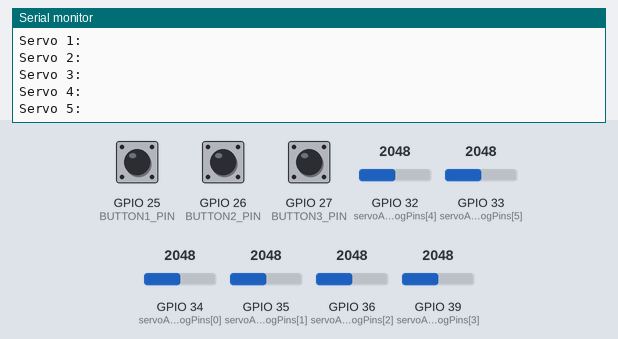
The sketch below on a simulated ESP32. Parts: the last lines printed to the serial monitor. The test bench sets the inputs (shaded band); at power-on: GPIO 25 (BUTTON1_PIN) HIGH, GPIO 26 (BUTTON2_PIN) HIGH, GPIO 27 (BUTTON3_PIN) HIGH, GPIO 32 (servoAnalogPins[4]) = 2048, GPIO 33 (servoAnalogPins[5]) = 2048, GPIO 34 (servoAnalogPins[0]) = 2048, GPIO 35 (servoAnalogPins[1]) = 2048, GPIO 36 (servoAnalogPins[2]) = 2048, GPIO 39 (servoAnalogPins[3]) = 2048.

Above: at 3.8 s.
3.9 s: GPIO 25 (BUTTON1_PIN) pulled LOW for 3 s
At 6.6 s:
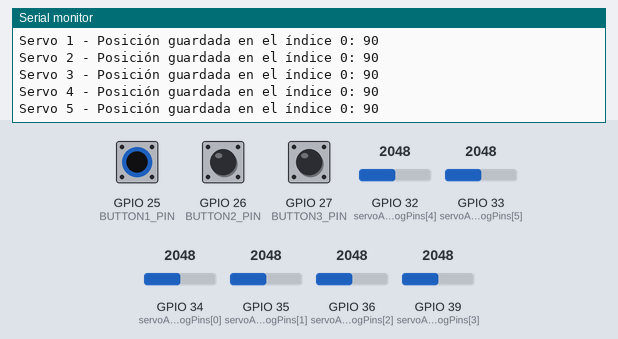
8.4 s: GPIO 26 (BUTTON2_PIN) pulled LOW for 3 s
At 11.2 s:
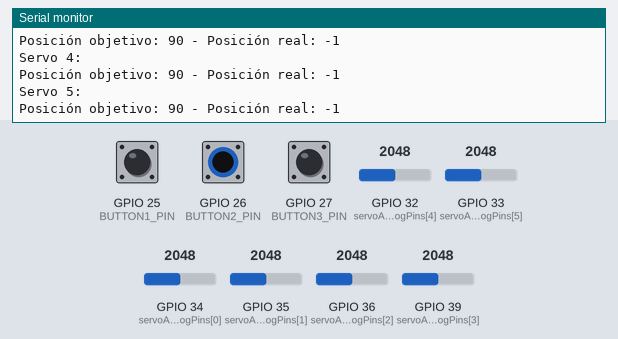
12.9 s: GPIO 27 (BUTTON3_PIN) pulled LOW for 3 s
At 14.7 s:
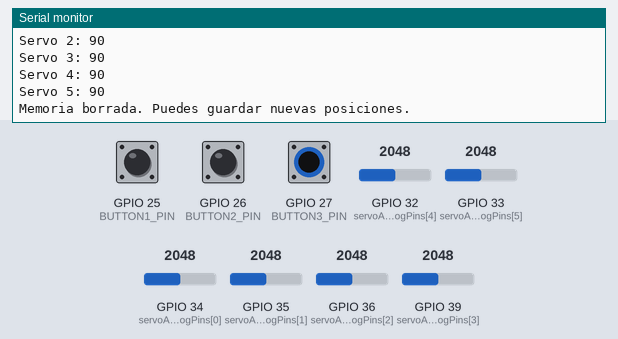
17.4 s: GPIO 32 (servoAnalogPins[4]) set to 2866
At 20.9 s:
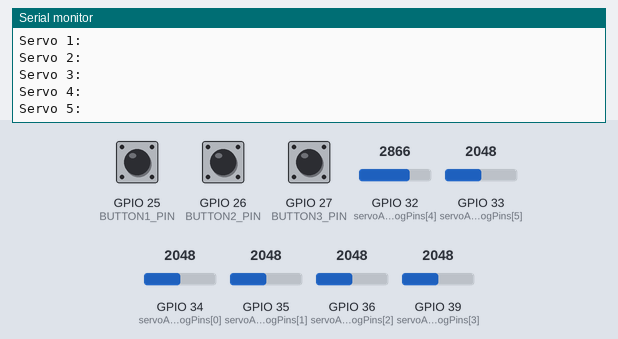
21.3 s: GPIO 33 (servoAnalogPins[5]) set to 2866
25.2 s: GPIO 34 (servoAnalogPins[0]) set to 2866
Timing chart, 0 to 28.2 s (numbered marks = the images above; inputs shaded):
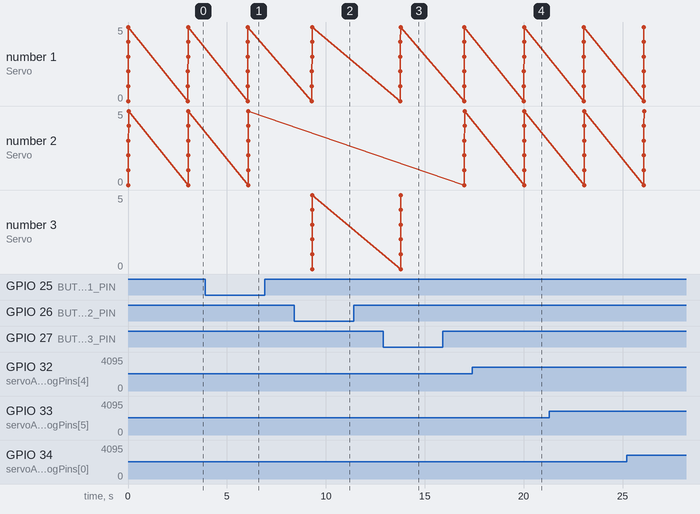

Measured:
- after the input at 3.9 s, the serial monitor: prints a new line after 2.4 s (image 1)
- after the input at 8.4 s, the serial monitor: prints a new line after 1.1 s (image 2)
- after the input at 12.9 s, the serial monitor: prints a new line after 1.1 s (image 3)
- after the input at 17.4 s, the serial monitor: prints a new line after 2.6 s (image 4)

The sketch:

settear_posiciones.ino
```cpp
#include <Wire.h>
#include <Adafruit_PWMServoDriver.h>

// Configuración del PCA9685
Adafruit_PWMServoDriver pwm = Adafruit_PWMServoDriver();
#define SERVO_MIN 102 // Valor PWM para 0 grados
#define SERVO_MAX 512 // Valor PWM para 140 grados

// Pines
#define NUM_SERVOS 6
int servoAnalogPins[NUM_SERVOS] = {34, 35, 36, 39, 32, 33}; // Pines analógicos para retroalimentación
#define BUTTON1_PIN 25       // Botón 1 para guardar posiciones
#define BUTTON2_PIN 26       // Botón 2 para reproducir posiciones
#define BUTTON3_PIN 27       // Botón 3 para borrar posiciones

// Pines I2C de la ESP32 WROOM 38 pines
#define SDA_PIN 21
#define SCL_PIN 22

// Variables globales
int savedPositions[NUM_SERVOS][10]; // Array para guardar posiciones en grados para cada servo
int currentPositionIndex[NUM_SERVOS] = {0, 0, 0, 0, 0, 0}; // Índice actual para guardar posiciones
bool playback = false;                // Indica si está reproduciendo las posiciones
int measuredPositions[NUM_SERVOS][10]; // Array para guardar mediciones reales

void setup() {
  Serial.begin(115200);

  // Inicializar comunicación I2C en pines específicos
  Wire.begin(SDA_PIN, SCL_PIN);

  pwm.begin();
  pwm.setPWMFreq(50); // Frecuencia de los servos (50 Hz)

  for (int i = 0; i < NUM_SERVOS; i++) {
    pinMode(servoAnalogPins[i], INPUT);
  }
  pinMode(BUTTON1_PIN, INPUT_PULLUP);
  pinMode(BUTTON2_PIN, INPUT_PULLUP);
  pinMode(BUTTON3_PIN, INPUT_PULLUP);

  // Inicializar memoria
  for (int i = 0; i < NUM_SERVOS; i++) {
    for (int j = 0; j < 10; j++) {
      savedPositions[i][j] = -1;
      measuredPositions[i][j] = -1;
    }
  }

  Serial.println("Sistema listo. Usa los botones para interactuar.");
}

void loop() {
  // Leer y mostrar la posición actual de cada servo
  for (int i = 0; i < NUM_SERVOS; i++) {
    int analogValue = analogRead(servoAnalogPins[i]);
    int servoAngle = map(analogValue, 0, 4095, 0, 180);

    // Ajustar el ángulo si excede el límite de 140 grados
    if (servoAngle > 140) {
      servoAngle = 140;
    }

    Serial.print("Servo ");
    Serial.print(i);
    Serial.print(" - Posición actual (grados): ");
    Serial.println(servoAngle);
  }

  // Mostrar valores de posiciones guardadas
  Serial.println("Posiciones guardadas:");
  for (int i = 0; i < NUM_SERVOS; i++) {
    Serial.print("Servo ");
    Serial.print(i);
    Serial.print(": ");
    for (int j = 0; j < 10; j++) {
      if (savedPositions[i][j] != -1) {
        Serial.print(savedPositions[i][j]);
        Serial.print(" ");
      }
    }
    Serial.println();
  }

  // Verificar si se presiona el botón 1 para guardar posiciones
  if (digitalRead(BUTTON1_PIN) == LOW) {
    delay(200); // Antirrebote
    for (int i = 0; i < NUM_SERVOS; i++) {
      if (currentPositionIndex[i] < 10) {
        int analogValue = analogRead(servoAnalogPins[i]);
        int servoAngle = map(analogValue, 0, 4095, 0, 180);

        if (servoAngle > 140) {
          servoAngle = 140;
        }

        savedPositions[i][currentPositionIndex[i]] = servoAngle;
        Serial.print("Servo ");
        Serial.print(i);
        Serial.print(" - Posición guardada en el índice ");
        Serial.print(currentPositionIndex[i]);
        Serial.print(": ");
        Serial.println(servoAngle);
        currentPositionIndex[i]++;
      } else {
        Serial.print("Memoria llena para el servo ");
        Serial.println(i);
      }
    }
  }

  // Verificar si se presiona el botón 2 para reproducir posiciones
  if (digitalRead(BUTTON2_PIN) == LOW) {
    delay(200); // Antirrebote
    playback = true;
    Serial.println("Reproduciendo posiciones...");
    for (int j = 0; j < 10; j++) {
      for (int i = NUM_SERVOS - 1; i >= 0; i--) {
        if (savedPositions[i][j] != -1) {
          compareAndMoveServo(i, savedPositions[i][j], j);
          delay(200); // Esperar 0.2 segundos entre movimientos de cada servo
        }
      }
    }
    playback = false;

    // Apagar los servos después de la secuencia
    turnOffServos();

    // Imprimir tabla de posiciones objetivo y reales al final de la secuencia
    Serial.println("\nTabla de posiciones:");
    for (int i = 0; i < NUM_SERVOS; i++) {
      Serial.print("Servo ");
      Serial.print(i);
      Serial.println(":");
      for (int j = 0; j < 10; j++) {
        if (savedPositions[i][j] != -1) {
          Serial.print("Posición objetivo: ");
          Serial.print(savedPositions[i][j]);
          Serial.print(" - Posición real: ");
          Serial.println(measuredPositions[i][j]);
        }
      }
    }
  }

  // Verificar si se presiona el botón 3 para borrar posiciones
  if (digitalRead(BUTTON3_PIN) == LOW) {
    delay(200); // Antirrebote
    clearMemory();
    Serial.println("Memoria borrada. Puedes guardar nuevas posiciones.");
  }

  delay(3000); // Retraso de 3 segundos para muestreo
}

// Función para apagar los servos
void turnOffServos() {
  for (int i = 0; i < NUM_SERVOS; i++) {
    pwm.setPWM(i, 0, 0); // Enviar señal PWM de 0 para desenergizar
    Serial.print("Servo ");
    Serial.print(i);
    Serial.println(" apagado.");
  }
}

// Función para comparar y mover el servo a un ángulo específico
void compareAndMoveServo(int servoIndex, int targetAngle, int positionIndex) {
  int analogValue = analogRead(servoAnalogPins[servoIndex]);
  int currentAngle = map(analogValue, 0, 4095, 0, 180);

  if (currentAngle > 140) {
    currentAngle = 140;
  }

  if (abs(currentAngle - targetAngle) > 2) { // Movimiento solo si hay diferencia significativa
    moveServoToAngle(servoIndex, targetAngle);
    // Leer y guardar la posición real al llegar al objetivo
    analogValue = analogRead(servoAnalogPins[servoIndex]); // Leer posición real nuevamente
    currentAngle = map(analogValue, 0, 4095, 0, 180);
    measuredPositions[servoIndex][positionIndex] = currentAngle;
    Serial.print("real_servo");
    Serial.print(servoIndex);
    Serial.print(":");
    Serial.println(currentAngle);
  } else {
    Serial.print("Servo ");
    Serial.print(servoIndex);
    Serial.println(" ya está en la posición deseada.");
  }

  // Graficar posición objetivo
  Serial.print("objetivo_servo");
  Serial.print(servoIndex);
  Serial.print(":");
  Serial.println(targetAngle);
}

// Función para mover el servo a un ángulo específico
void moveServoToAngle(int servoIndex, int angle) {
  if (angle >= 0 && angle <= 140) {
    int pwmValue = map(angle, 0, 140, SERVO_MIN, SERVO_MAX);
    pwm.setPWM(servoIndex, 0, pwmValue); // Canal correspondiente al servo
    Serial.print("Servo ");
    Serial.print(servoIndex);
    Serial.print(" - Moviendo a: ");
    Serial.print(angle);
    Serial.println(" grados");
  } else {
    Serial.print("Servo ");
    Serial.print(servoIndex);
    Serial.println(" - Ángulo fuera de rango.");
  }
}

// Función para borrar la memoria de posiciones
void clearMemory() {
  for (int i = 0; i < NUM_SERVOS; i++) {
    for (int j = 0; j < 10; j++) {
      savedPositions[i][j] = -1;
      measuredPositions[i][j] = -1;
    }
    currentPositionIndex[i] = 0;
  }
}
```
